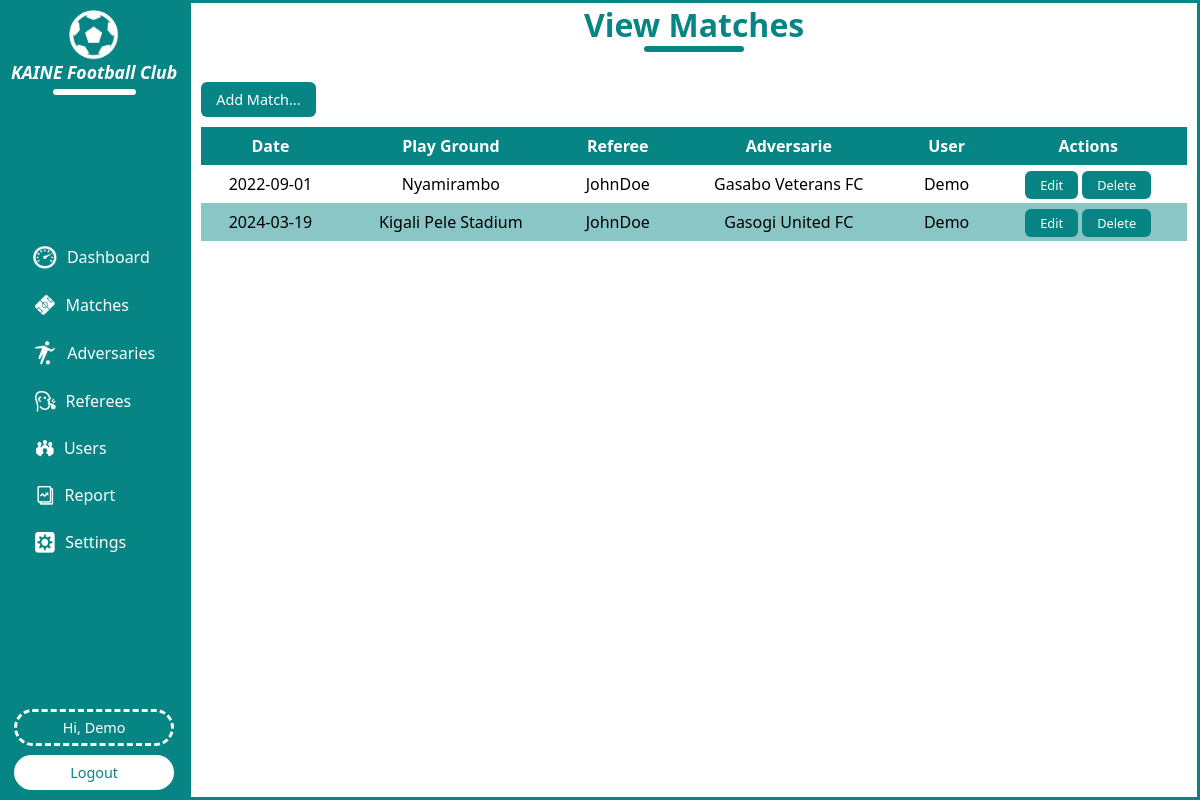
The page /matches.php (signed in) on the database its author committed.
### tables this page shows
CREATE TABLE `matches` (
  `mt_id` int(11) NOT NULL,
  `date` date NOT NULL DEFAULT current_timestamp(),
  `play_ground` varchar(30) NOT NULL,
  `ref_id` int(11) NOT NULL,
  `ad_id` int(11) NOT NULL,
  `user_id` int(11) NOT NULL
);

CREATE TABLE `referees` (
  `ref_id` int(11) NOT NULL,
  `f_name` varchar(30) NOT NULL,
  `l_name` varchar(30) NOT NULL,
  `age` varchar(20) NOT NULL,
  `gender` varchar(20) NOT NULL,
  `tel` varchar(20) NOT NULL
);

CREATE TABLE `adversaries` (
  `ad_id` int(11) NOT NULL,
  `name` varchar(30) NOT NULL
);

CREATE TABLE `users` (
  `user_id` int(11) NOT NULL,
  `username` varchar(30) NOT NULL,
  `password` varchar(30) NOT NULL,
  `tel` varchar(20) NOT NULL,
  `role` varchar(30) NOT NULL
);

### matches.php (the view, shortened to what this page needs)
<?php
include("sessions.php");
?>
<!DOCTYPE html>
<html lang="en">
<head>
    <link rel="stylesheet" href="style.css">
</head>
<body>
    <div class="dashboard-container">
        <?php
            include("sidebar.php");
        ?>
        <div class="dashboard-right">
            <div class="right-title">
                <h1>View Matches</h1>
                <div class="line"></div>
            </div>
            <div class="right-content">
                <div class="buttons">
                    <a href="./add_match.php">Add Match...</a>
                </div>
                <table>
                    <tr>
                        <th>Date</th>
                        <th>Play Ground</th>
                        <th>Referee</th>
                        <th>Adversarie</th>
                        <th>User</th>
                        <th>Actions</th>
                    </tr>
                    <?php
                    $select=$con->query("SELECT * FROM `matches`");
                    if(mysqli_num_rows($select)>0){
                        while($row=mysqli_fetch_assoc($select)){
                    ?>
                    <tr>
                        <td><?php echo $row['date'];?></td>
                        <td><?php echo $row['play_ground'];?></td>
                        <td>
                            <?php
                             $ref_id=$row['ref_id'];
                             $select1=$con->query("SELECT * FROM `referees` WHERE `ref_id`='$ref_id'");
                             $ref=mysqli_fetch_assoc($select1);
                             $f_name=$ref['f_name'];
                             $l_name=$ref['l_name'];
                             echo $f_name;echo $l_name;
                            ?>
                        </td>
                        <td>
                            <?php
                             $ad_id=$row['ad_id'];
                             $select2=$con->query("SELECT * FROM `adversaries` WHERE `ad_id`='$ad_id'");
                             $ad=mysqli_fetch_assoc($select2);
                             $name=$ad['name'];
                             echo $name;
                            ?>
                        </td>
                        <td>
                        <?php
                             $user_id=$row['user_id'];
                             $select3=$con->query("SELECT * FROM `users` WHERE `user_id`='$user_id'");
                             $user=mysqli_fetch_assoc($select3);
                             $username=$user['username'];
                             echo $username;
                            ?>
                        </td>
                        <td>
                            <a href="#">Edit</a>
                            <a href="delete_match.php?mt_id=<?php echo $row['mt_id'];?>">Delete</a>
                        </td>
                    </tr>
                    <?php
                        }
                    }
                    else{
                        echo"<h1>No Matches Available...</h1>";
                    }
                    ?>
                </table>
            </div>
        </div>
    </div>
</body>
</html>

### sidebar.php
<div class="dashboard-left">
<div class="title">
    <img src="./imgs/icon.ico" alt="">
    <h1>KAINE Football Club</h1>
    <div class="line"></div>
</div>
<div class="links">
    <a href="./dashboard.php"><img src="./imgs/dashboard.ico" alt=""> Dashboard</a>
    <a href="./matches.php"><img src="./imgs/matches.ico" alt=""> Matches</a>
    <a href="./adversaries.php"><img src="./imgs/adversarie.ico" alt=""> Adversaries</a>
    <a href="./referees.php"><img src="./imgs/referees.ico" alt=""> Referees</a>
    <a href="./users.php"><img src="./imgs/users.ico" alt=""> Users</a>
    <a href="./report.php"><img src="./imgs/report.ico" alt=""> Report</a>
    <a href="./settings.php"><img src="./imgs/settings.ico" alt=""> Settings</a>
</div>
<div class="end">
    <p>Hi, <?php echo $_SESSION['fc_user'];?></p>
    <a href="./logout.php">Logout</a>
</div>
</div>

### style.css (style rules this page uses)
* { margin: 0; padding: 0; box-sizing: border-box; }
body { font-family: system-ui, -apple-system, BlinkMacSystemFont, "Segoe UI", Roboto, Oxygen, Ubuntu, Cantarell, "Open Sans", "Helvetica Neue", sans-serif; }
::placeholder { color: black; font-size: 0.8rem; }
.dashboard-container { display: flex; flex-direction: row; width: 100%; align-items: center; justify-content: space-between; height: 100dvh; }
.dashboard-left { display: flex; flex-direction: column; align-items: center; justify-content: space-between; width: 16%; background: #068584; color: #fff; height: 100dvh; }
.dashboard-left .title { display: flex; flex-direction: column; align-items: center; justify-content: center; margin-top: 10px; }
.dashboard-left .title img { width: 30%; }
.dashboard-left .title h1 { font-size: 1.1rem; text-transform: capitalize; font-style: italic; }
.dashboard-left .title .line { padding: 3.1px; width: 50%; margin-top: 5px; background: #fff; border-radius: 50px; }
.dashboard-left .links { display: flex; flex-direction: column; align-items: flex-start; justify-content: center; gap: 25px; }
.dashboard-left .links a { text-decoration: none; color: #fff; font-weight: 500; display: flex; flex-direction: row; align-items: center; justify-content: center; transition: 0.2s ease-in; }
.dashboard-left .links a img { width: 15%; margin-right: 10px; }
.dashboard-left .end { display: flex; flex-direction: column; align-items: center; justify-content: center; margin-bottom: 5px; width: 90%; padding: 5px; }
.dashboard-left .end p { border-style: dashed; padding: 6px 15px; width: 100%; border-radius: 50px; text-align: center; text-transform: capitalize; font-weight: 500; font-size: 0.9rem; }
.dashboard-left .end a { text-decoration: none; background: #fff; color: #068584; padding: 8px 15px; width: 100%; border-radius: 50px; text-align: center; text-transform: capitalize; font-weight: 500; font-size: 0.9rem; margin-top: 9px; }
.dashboard-right { display: flex; flex-direction: column; width: 86%; border: 3px solid #068584; height: 100dvh; overflow-y: auto; }
.right-title { display: flex; flex-direction: column; align-items: center; justify-content: center; }
.right-title h1 { font-size: 2rem; color: #068584; }
.right-title .line { padding: 3px; background: #068584; width: 10%; border-radius: 50px; }
.right-content { display: flex; flex-direction: column; width: 100%; margin-top: 20px; padding: 10px; }
.right-content .buttons { display: flex; flex-direction: row; align-items: flex-start; justify-content: flex-start; width: 100%; gap: 20px; }
.right-content .buttons a { padding: 8px 15px; background: #068584; color: #fff; text-decoration: none; font-weight: 500; font-size: 0.9rem; border-radius: 6px; transition: 0.3s ease-in-out; }
.right-content table { width: 100%; margin-top: 10px; text-align: center; border-collapse: collapse; }
.right-content table tr { padding: 5px; }
.right-content table tr:nth-child(odd) { background: #06858577; }
.right-content table tr th { padding: 8px; background: #068584; color: #fff; }
.right-content table tr td { padding: 8px; font-weight: 500; text-transform: capitalize; }
.right-content table tr td a { padding: 5px 15px; background: #068584; color: #fff; font-weight: 500; font-size: 0.8rem; text-decoration: none; transition: 0.3s ease-in-out; border-radius: 6px; }

### rows shown on the page
matches: date "2022-09-01", play_ground "Nyamirambo", ref.f_name "John", ref.l_name "Doe", ad.name "Gasabo Veterans FC", user.username "Demo"
matches: date "2024-03-19", play_ground "Kigali Pele Stadium", ref.f_name "John", ref.l_name "Doe", ad.name "Gasogi United FC", user.username "Demo"

### other values the page prints
$_SESSION['fc_user'] "Demo"
